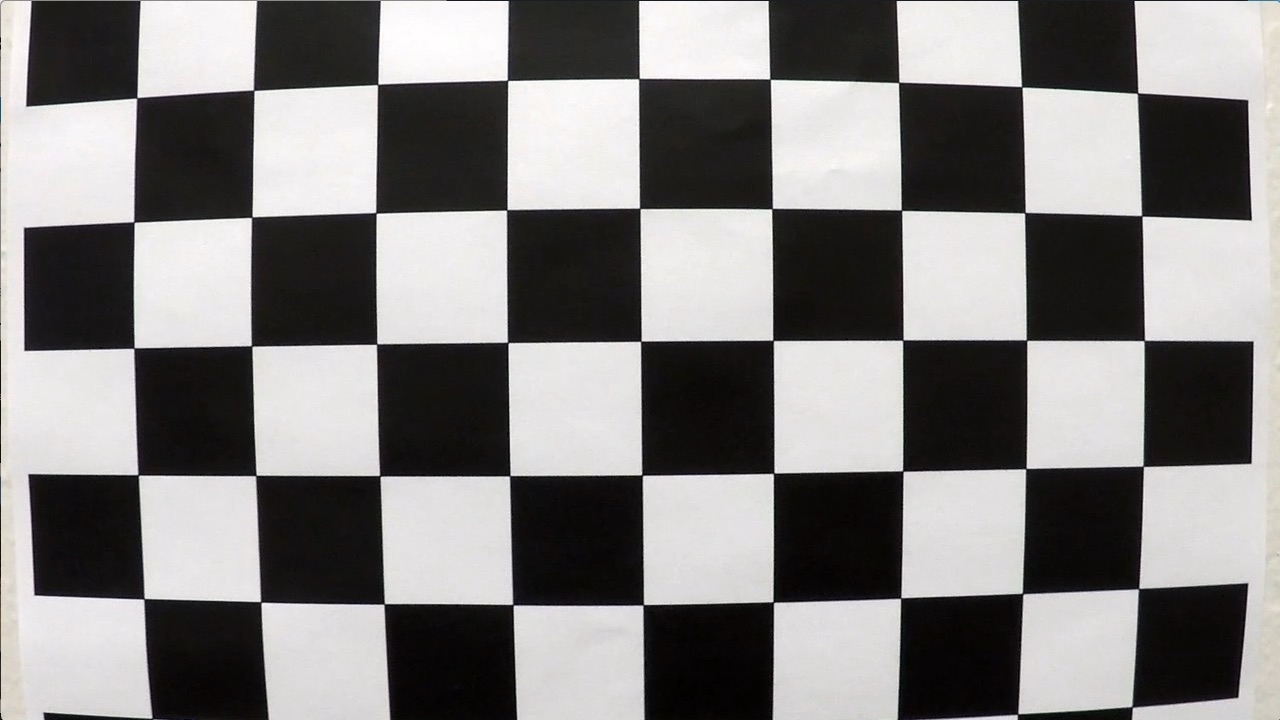
#> input picture camera_cal/calibration1.jpg, 1280 x 720 px; its folder holds 5 pictures in this run
$ python runCamCalibration.py
#> lines starting #> are read from the running program, lines starting #| are printed output that depends on the picture
### AdvLaneDet/CameraCalibration.py
import numpy as np
import cv2
import glob
import matplotlib.pyplot as plt
'''
This function is to get the objects 3D and images 2D coordinate for camera calibration.
Usage:
    input:
    'camera_cal_dir' is the path of the dirctory with chessboard images
    'n_grid_x' and 'n_grid_y' are number of corner in chessboard x and y direction
    'draw' is True, will plot the chessboard corner results
    output:
    objpoints is the 3D coordinate of the object
    imgpoints is the 2D coordinate of the images
'''
def get_CameraCalib_Coord(camera_cal_dir,n_grid_x,n_grid_y,draw=False):
    # prepare object points 3-D coordinate, like (0,0,0), (1,0,0), (2,0,0) ....,(6,5,0)
#> called with camera_cal_dir = 'camera_cal', n_grid_x = 9, n_grid_y = 6, draw = False
    n_grid_x = 9
    n_grid_y = 6
    objp = np.zeros((n_grid_y*n_grid_x,3), np.float32)
    objp[:,:2] = np.mgrid[0:n_grid_x,0:n_grid_y].T.reshape(-1,2)

    # Arrays to store object points and image points from all the images.
    objpoints = [] # 3d points in real world space
    imgpoints = [] # 2d points in image plane.

    # Make a list of calibration images
    image_path = camera_cal_dir + '/*.jpg'
    images = glob.glob(image_path)
    if draw == True:
        n_col_plot = 2
        n_row_plot =int(len(images)/n_col_plot)
        fig = plt.figure(figsize= (6*n_col_plot,3*n_row_plot))
        plot_count = 0
        fig.subplots_adjust(hspace = 0.01, wspace = 0.05)
        print('Coner found in calibration chessboard:')
    # Step through the list and search for chessboard corners
    for fname in images:
        img = cv2.imread(fname)
#> img is the input picture: shape (720, 1280, 3); mean B, G, R 127.8, 128.4, 130.1
        gray = cv2.cvtColor(img,cv2.COLOR_BGR2GRAY)

        # Find the chessboard corners
        ret, corners = cv2.findChessboardCorners(gray, (n_grid_x,n_grid_y),None)
#> ret = False; corners = None

        # If found, add object points, image points
        if ret == True:
            objpoints.append(objp)
            imgpoints.append(corners)
            if draw == True:
                # Draw and display the corners
                img = cv2.drawChessboardCorners(img, (n_grid_x,n_grid_y), corners, ret)
                ax = fig.add_subplot(n_row_plot, n_col_plot, plot_count+1)
                ax.axis('off')
                plot_count += 1
                plt.imshow(img)
    if draw == True:
        plt.show()


    return objpoints,imgpoints
'''
This function is to undistort images by camera calibration mapping
Usage:
    input:
    'img' is the distorted image
    'objpoints and imgpoints' are the coordinate of objects and images respectively
    output:
    'undist' is undistorted image
'''
def calUndistort(img, objpoints, imgpoints):
    # Use cv2.calibrateCamera() and cv2.undistort()
    img_size = (img.shape[1], img.shape[0])
#> img_size = (1280, 720)
    ret, mtx, dist, rvecs, tvecs = cv2.calibrateCamera(objpoints, imgpoints, img_size,None,None)
#> ret = 1.03
    if len(img.shape) > 2:
        undist = np.copy(img)
        for i in range(3):
            undist[:,:,i] = cv2.undistort(img[:,:,i], mtx, dist, None, mtx)
    else:
        undist = cv2.undistort(img, mtx, dist, None, mtx)
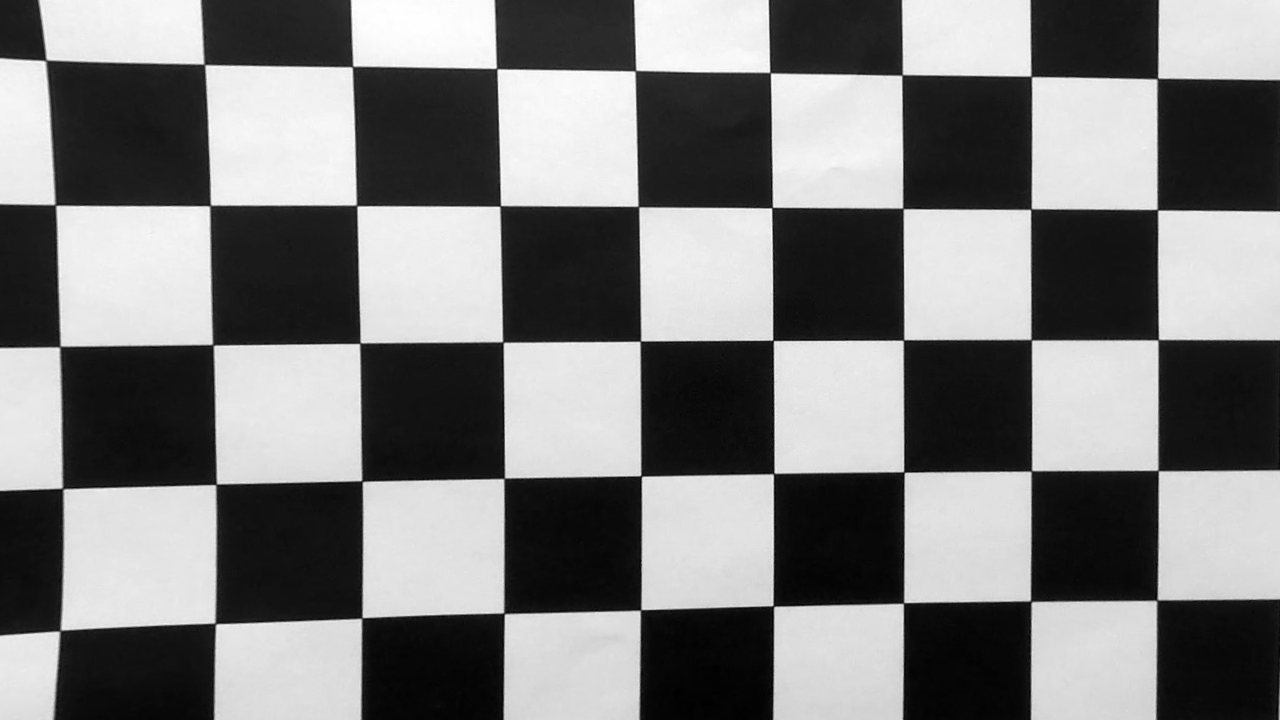
#> undist: shape (720, 1280); min 0, max 255, mean 124
    return undist


### runCamCalibration.py
from AdvLaneDet import CameraCalibration as CamCalib
import pickle
import cv2
import matplotlib.pyplot as plt
camera_calibraion_dir = 'camera_cal'
n_corner_x = 9
n_corner_y = 6
#get chessboard coordinates of objects and images for calibration
objpoints,imgpoints = CamCalib.get_CameraCalib_Coord(camera_calibraion_dir,n_corner_x,n_corner_y,draw=False)
#dump to pickle file
dist_pickle = {}
dist_pickle["objpoints"] = objpoints
dist_pickle["imgpoints"] = imgpoints
with open('wide_dist_pickle.p', 'wb') as f:
    pickle.dump(dist_pickle, f)
del objpoints, imgpoints
#load obj/image points
dist_pickle = pickle.load( open( "wide_dist_pickle.p", "rb" ) )
objpoints = dist_pickle["objpoints"]
imgpoints = dist_pickle["imgpoints"]
# distortion correction by mapping objects and images coordinates
image_path = camera_calibraion_dir + '/calibration1.jpg'
img = cv2.imread(image_path)
gray = cv2.cvtColor(img,cv2.COLOR_BGR2GRAY)


undist = CamCalib.calUndistort(gray, objpoints, imgpoints)
print('Dirstortion correction:')
fig = plt.figure(figsize= (6*2,3*1))
plt.subplot(121)
plt.imshow(gray,'gray')
plt.title('distorted image')
plt.axis('off')
plt.subplot(122)
plt.imshow(undist,'gray')
plt.title('undistorted image')
plt.axis('off')
plt.show()
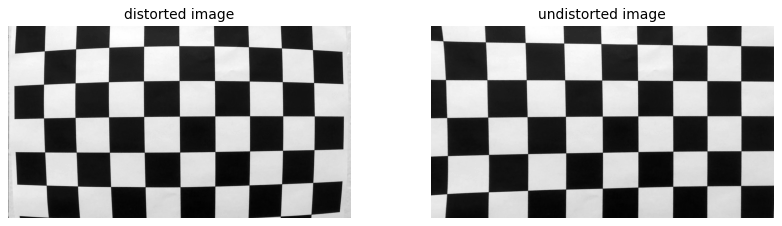
#> figure drawn by matplotlib, 2 panels
